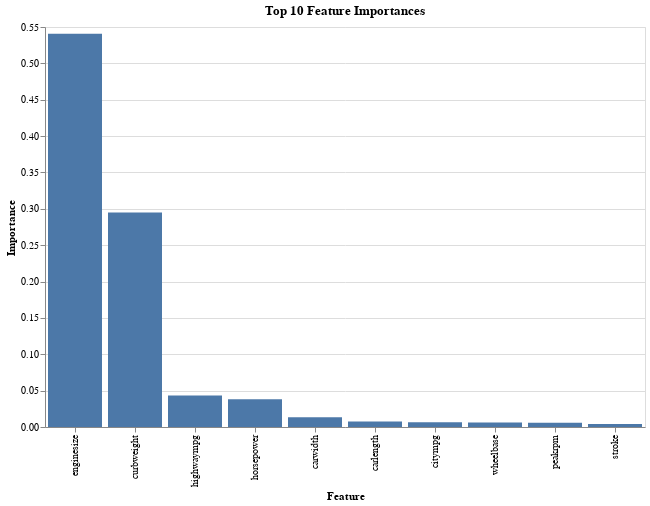

Write notebook code for a chart like this one.
### Code cell
import pandas as pd
from sklearn.model_selection import train_test_split
from sklearn.ensemble import RandomForestRegressor  # Make sure it's Regressor!
import altair as alt

# 1. Load your dataset
data = pd.read_csv('CarPrice_Assignment.csv')

# 2. Separate features (X) and target variable (y)
X = data.drop(['price', 'car_ID'], axis=1)  # 'price' is your target
y = data['price']

# 3. Preprocessing: One-hot encode categorical features
categorical_cols = X.select_dtypes(include=['object']).columns
X = pd.get_dummies(X, columns=categorical_cols, drop_first=True)

# 4. Split data into training and testing sets
X_train, X_test, y_train, y_test = train_test_split(X, y, test_size=0.2, random_state=42)

# 5. Create and train the regression model (RandomForestRegressor)
model = RandomForestRegressor(random_state=42)  # This is the correct model for regression!
model.fit(X_train, y_train)

# 6. Get feature importances
feature_importances = pd.Series(model.feature_importances_, index=X_train.columns)
feature_importances = feature_importances.rename("importance")

# 7. Sort feature importances
feature_importances = feature_importances.sort_values(ascending=False)

# 8. Create the chart
chart = alt.Chart(feature_importances[:10].reset_index()).mark_bar().encode(
    x=alt.X('index', title='Feature', sort=None),
    y=alt.Y('importance', title='Importance'),
).properties(
    width=600,
    height=400,
    title='Top 10 Feature Importances'
)

# 9. Save the chart
chart.save('top_10_feature_importances.json')
chart.display()

### Figure 1 — Vega-Lite specification as saved in the notebook (floating-point values rounded to 4 significant figures)
{"config": {"view": {"continuousWidth": 300, "continuousHeight": 300}}, "data": {"name": "data-6aae398b9fb88d747906251625cf1c9e"}, "mark": {"type": "bar"}, "encoding": {"x": {"field": "index", "sort": null, "title": "Feature", "type": "nominal"}, "y": {"field": "importance", "title": "Importance", "type": "quantitative"}}, "height": 400, "title": "Top 10 Feature Importances", "width": 600, "$schema": "https://vega.github.io/schema/vega-lite/v5.20.1.json", "datasets": {"data-6aae398b9fb88d747906251625cf1c9e": [{"index": "enginesize", "importance": 0.5408}, {"index": "curbweight", "importance": 0.2949}, {"index": "highwaympg", "importance": 0.04339}, {"index": "horsepower", "importance": 0.03827}, {"index": "carwidth", "importance": 0.01336}, {"index": "carlength", "importance": 0.00771}, {"index": "citympg", "importance": 0.00658}, {"index": "wheelbase", "importance": 0.006204}, {"index": "peakrpm", "importance": 0.005753}, {"index": "stroke", "importance": 0.004195}]}}
